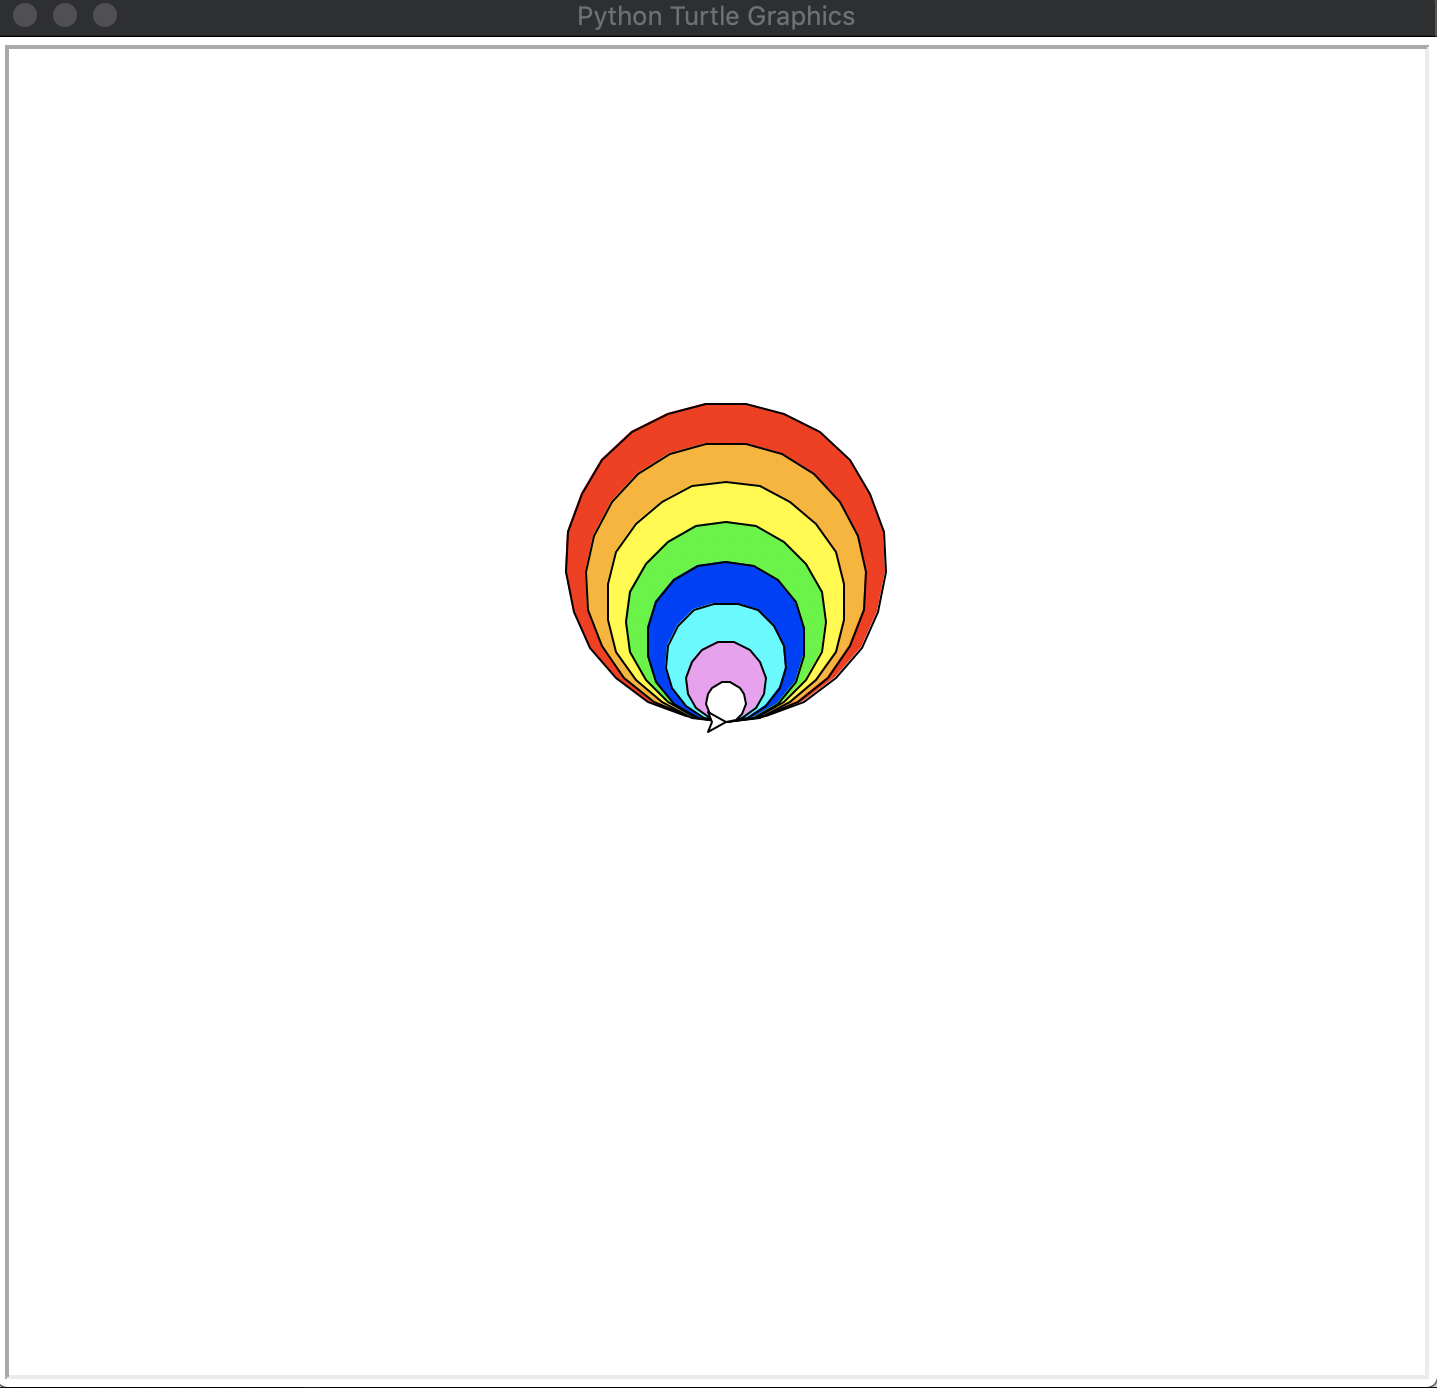

This figure's Python source:
from turtle import *

# Create a list of tuples of Radius and Color 
# Each element of the list is a tuple of Radius and Color
radii_colors_list = [
    (80, 'red')
    , (70, 'orange')
    , (60, 'yellow')
    , (50, 'green')
    , (40, 'blue')
    , (30, 'cyan')
    , (20, 'violet')
    , (10, 'white')
]

# Loop the list by for-loop. In each loop, an element is put to radius_color variable
for radius_color in radii_colors_list:
    fillcolor(radius_color[1])  # Take the second element (Color) to fill the color
    begin_fill()
    circle(radius_color[0])     # Take the first element (Radius) to draw a circle
    end_fill()

exitonclick()           # Exit when you click the screen
